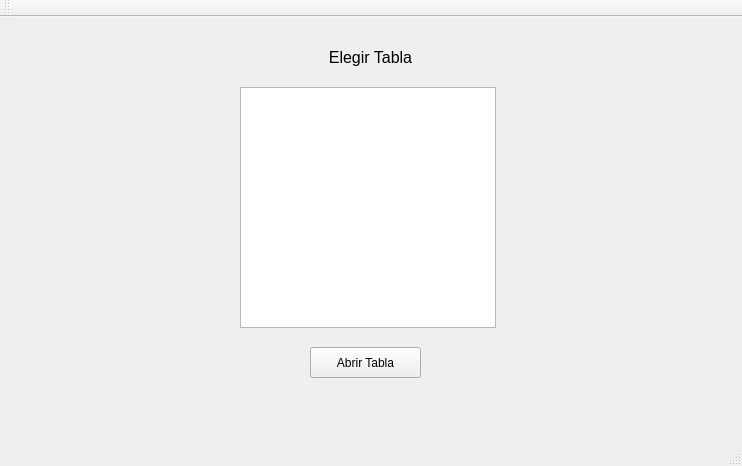
<?xml version="1.0" encoding="UTF-8"?>
<ui version="4.0">
 <class>MWindow</class>
 <widget class="QMainWindow" name="MWindow">
  <property name="geometry">
   <rect>
    <x>0</x>
    <y>0</y>
    <width>742</width>
    <height>466</height>
   </rect>
  </property>
  <property name="windowTitle">
   <string>MWindow</string>
  </property>
  <property name="styleSheet">
   <string notr="true">on-hover{
	color: blue;
}</string>
  </property>
  <widget class="QWidget" name="centralWidget">
   <widget class="QStackedWidget" name="stackedWidget">
    <property name="geometry">
     <rect>
      <x>10</x>
      <y>10</y>
      <width>721</width>
      <height>401</height>
     </rect>
    </property>
    <property name="currentIndex">
     <number>2</number>
    </property>
    <widget class="QWidget" name="pgBienvenida">
     <widget class="QLabel" name="label_4">
      <property name="geometry">
       <rect>
        <x>210</x>
        <y>60</y>
        <width>351</width>
        <height>51</height>
       </rect>
      </property>
      <property name="font">
       <font>
        <pointsize>32</pointsize>
       </font>
      </property>
      <property name="text">
       <string>Bienvenido</string>
      </property>
      <property name="alignment">
       <set>Qt::AlignCenter</set>
      </property>
     </widget>
     <widget class="QPushButton" name="pbNuevaTabla">
      <property name="geometry">
       <rect>
        <x>310</x>
        <y>160</y>
        <width>151</width>
        <height>31</height>
       </rect>
      </property>
      <property name="font">
       <font>
        <pointsize>11</pointsize>
        <weight>75</weight>
        <italic>true</italic>
        <bold>true</bold>
       </font>
      </property>
      <property name="styleSheet">
       <string notr="true"/>
      </property>
      <property name="text">
       <string>Nueva Tabla...</string>
      </property>
     </widget>
     <widget class="QPushButton" name="pbAbrirTabla">
      <property name="geometry">
       <rect>
        <x>310</x>
        <y>200</y>
        <width>151</width>
        <height>31</height>
       </rect>
      </property>
      <property name="font">
       <font>
        <pointsize>11</pointsize>
        <weight>75</weight>
        <italic>true</italic>
        <bold>true</bold>
       </font>
      </property>
      <property name="styleSheet">
       <string notr="true"/>
      </property>
      <property name="text">
       <string>Abrir Tabla...</string>
      </property>
     </widget>
    </widget>
    <widget class="QWidget" name="pgNuevaTabla">
     <widget class="QPushButton" name="pbCrearTabla">
      <property name="geometry">
       <rect>
        <x>280</x>
        <y>320</y>
        <width>151</width>
        <height>31</height>
       </rect>
      </property>
      <property name="text">
       <string>Guardar y Editar campos</string>
      </property>
     </widget>
     <widget class="QLabel" name="label_6">
      <property name="geometry">
       <rect>
        <x>250</x>
        <y>130</y>
        <width>101</width>
        <height>21</height>
       </rect>
      </property>
      <property name="text">
       <string>Nombre de la tabla:</string>
      </property>
     </widget>
     <widget class="QLineEdit" name="leNombreTabla">
      <property name="geometry">
       <rect>
        <x>360</x>
        <y>130</y>
        <width>151</width>
        <height>20</height>
       </rect>
      </property>
      <property name="maxLength">
       <number>50</number>
      </property>
     </widget>
     <widget class="QLabel" name="label_7">
      <property name="geometry">
       <rect>
        <x>230</x>
        <y>30</y>
        <width>251</width>
        <height>21</height>
       </rect>
      </property>
      <property name="font">
       <font>
        <pointsize>14</pointsize>
        <weight>75</weight>
        <bold>true</bold>
       </font>
      </property>
      <property name="text">
       <string>Nueva Tabla</string>
      </property>
      <property name="alignment">
       <set>Qt::AlignCenter</set>
      </property>
     </widget>
    </widget>
    <widget class="QWidget" name="pgElegirTabla">
     <widget class="QListWidget" name="lwTablas">
      <property name="geometry">
       <rect>
        <x>230</x>
        <y>60</y>
        <width>256</width>
        <height>241</height>
       </rect>
      </property>
     </widget>
     <widget class="QLabel" name="label_5">
      <property name="geometry">
       <rect>
        <x>270</x>
        <y>20</y>
        <width>181</width>
        <height>20</height>
       </rect>
      </property>
      <property name="font">
       <font>
        <pointsize>12</pointsize>
       </font>
      </property>
      <property name="text">
       <string>Elegir Tabla</string>
      </property>
      <property name="alignment">
       <set>Qt::AlignCenter</set>
      </property>
     </widget>
     <widget class="QPushButton" name="pbAbrirTablaElegida">
      <property name="geometry">
       <rect>
        <x>300</x>
        <y>320</y>
        <width>111</width>
        <height>31</height>
       </rect>
      </property>
      <property name="text">
       <string>Abrir Tabla</string>
      </property>
     </widget>
    </widget>
    <widget class="QWidget" name="pgAdicionCampos">
     <widget class="QTableWidget" name="twCampos">
      <property name="geometry">
       <rect>
        <x>370</x>
        <y>20</y>
        <width>341</width>
        <height>371</height>
       </rect>
      </property>
      <column>
       <property name="text">
        <string>Tipo</string>
       </property>
      </column>
      <column>
       <property name="text">
        <string>Longitud</string>
       </property>
      </column>
      <column>
       <property name="text">
        <string>Nombre</string>
       </property>
      </column>
     </widget>
     <widget class="QPushButton" name="pbAgregarCampo">
      <property name="geometry">
       <rect>
        <x>130</x>
        <y>240</y>
        <width>121</width>
        <height>31</height>
       </rect>
      </property>
      <property name="text">
       <string>Agregar Campo</string>
      </property>
     </widget>
     <widget class="QLabel" name="label">
      <property name="geometry">
       <rect>
        <x>100</x>
        <y>80</y>
        <width>46</width>
        <height>13</height>
       </rect>
      </property>
      <property name="text">
       <string>Tipo</string>
      </property>
     </widget>
     <widget class="QLabel" name="label_2">
      <property name="geometry">
       <rect>
        <x>100</x>
        <y>140</y>
        <width>46</width>
        <height>13</height>
       </rect>
      </property>
      <property name="text">
       <string>Longitud</string>
      </property>
     </widget>
     <widget class="QComboBox" name="cboTipoCampo">
      <property name="geometry">
       <rect>
        <x>150</x>
        <y>80</y>
        <width>111</width>
        <height>22</height>
       </rect>
      </property>
      <property name="currentIndex">
       <number>0</number>
      </property>
      <item>
       <property name="text">
        <string>Entero</string>
       </property>
      </item>
      <item>
       <property name="text">
        <string>Texto</string>
       </property>
      </item>
     </widget>
     <widget class="QLineEdit" name="leLongitudCampo">
      <property name="geometry">
       <rect>
        <x>150</x>
        <y>140</y>
        <width>113</width>
        <height>20</height>
       </rect>
      </property>
      <property name="maxLength">
       <number>128</number>
      </property>
     </widget>
     <widget class="QLabel" name="label_3">
      <property name="geometry">
       <rect>
        <x>100</x>
        <y>190</y>
        <width>46</width>
        <height>13</height>
       </rect>
      </property>
      <property name="text">
       <string>Nombre</string>
      </property>
     </widget>
     <widget class="QLineEdit" name="leNombreCampo">
      <property name="geometry">
       <rect>
        <x>150</x>
        <y>190</y>
        <width>113</width>
        <height>20</height>
       </rect>
      </property>
      <property name="maxLength">
       <number>50</number>
      </property>
     </widget>
     <widget class="QPushButton" name="pbGuardarDefinicionTabla">
      <property name="geometry">
       <rect>
        <x>130</x>
        <y>300</y>
        <width>121</width>
        <height>31</height>
       </rect>
      </property>
      <property name="text">
       <string>Guardar Tabla</string>
      </property>
     </widget>
     <widget class="QLabel" name="lbNombreTablaCampos">
      <property name="geometry">
       <rect>
        <x>50</x>
        <y>20</y>
        <width>161</width>
        <height>21</height>
       </rect>
      </property>
      <property name="font">
       <font>
        <pointsize>12</pointsize>
       </font>
      </property>
      <property name="text">
       <string>NombreTabla</string>
      </property>
     </widget>
    </widget>
    <widget class="QWidget" name="pgAdicionRegistros">
     <widget class="QTableWidget" name="twDatosTabla">
      <property name="geometry">
       <rect>
        <x>120</x>
        <y>40</y>
        <width>601</width>
        <height>351</height>
       </rect>
      </property>
     </widget>
     <widget class="QPushButton" name="pbAgregarFila">
      <property name="geometry">
       <rect>
        <x>4</x>
        <y>100</y>
        <width>101</width>
        <height>23</height>
       </rect>
      </property>
      <property name="text">
       <string>Agregar Fila</string>
      </property>
     </widget>
     <widget class="QPushButton" name="pbGuardarRegistros">
      <property name="geometry">
       <rect>
        <x>0</x>
        <y>210</y>
        <width>111</width>
        <height>31</height>
       </rect>
      </property>
      <property name="text">
       <string>Guardar Cambios</string>
      </property>
     </widget>
     <widget class="QPushButton" name="pbDescartarRegistros">
      <property name="geometry">
       <rect>
        <x>0</x>
        <y>260</y>
        <width>111</width>
        <height>31</height>
       </rect>
      </property>
      <property name="text">
       <string>Descartar Cambios</string>
      </property>
     </widget>
     <widget class="QLabel" name="lbNombreTablaRegistros">
      <property name="geometry">
       <rect>
        <x>20</x>
        <y>10</y>
        <width>251</width>
        <height>21</height>
       </rect>
      </property>
      <property name="font">
       <font>
        <pointsize>10</pointsize>
       </font>
      </property>
      <property name="text">
       <string>NombreTabla</string>
      </property>
     </widget>
    </widget>
   </widget>
  </widget>
  <widget class="QMenuBar" name="menuBar">
   <property name="geometry">
    <rect>
     <x>0</x>
     <y>0</y>
     <width>742</width>
     <height>21</height>
    </rect>
   </property>
  </widget>
  <widget class="QToolBar" name="mainToolBar">
   <attribute name="toolBarArea">
    <enum>TopToolBarArea</enum>
   </attribute>
   <attribute name="toolBarBreak">
    <bool>false</bool>
   </attribute>
  </widget>
  <widget class="QStatusBar" name="statusBar"/>
  <action name="actionCerrar_Pesta_a">
   <property name="text">
    <string>Cerrar Pestaña</string>
   </property>
   <property name="toolTip">
    <string>Cerrar Pestaña</string>
   </property>
   <property name="shortcut">
    <string>Ctrl+W</string>
   </property>
  </action>
 </widget>
 <layoutdefault spacing="6" margin="11"/>
 <resources/>
 <connections/>
</ui>
